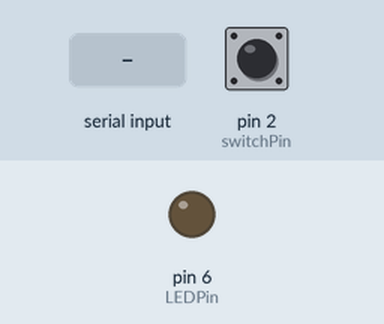
Simulated run of this sketch. Board: Arduino Uno, built with avr-gcc and run on an emulated ATmega328P. Shown: output pins drawn as LEDs (lit = HIGH). The inputs (shaded band) are chosen by the test bench; at power-on: pin 2 (switchPin) LOW. What the sketch prints to the serial monitor is not drawn.

Above: at 1.2 s.
1.3 s: byte 30 received over Serial
At 2.0 s:
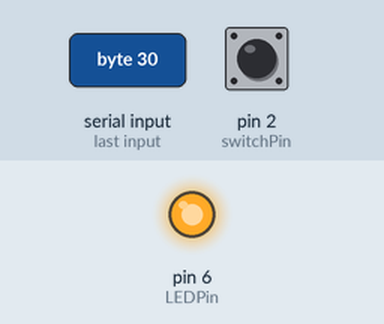
2.8 s: pin 2 (switchPin) pulled HIGH for 0.15 s
4.4 s: pin 2 (switchPin) pulled HIGH for 1 s
6.9 s: pin 2 (switchPin) pulsed HIGH 5 times (0.12 s each, 0.3 s apart)
Timing chart, 0 to 9.9 s (numbered marks = the images above; inputs shaded):
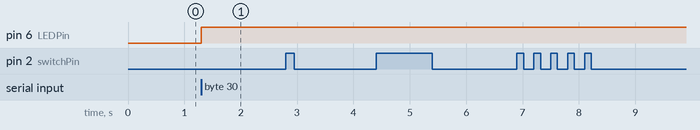

Measured:
- after the input at 1.3 s, pin 6 (LEDPin): LOW → HIGH at once
- after the input at 2.8 s, every drawn part: stays the same
- after the input at 4.4 s, every drawn part: stays the same
- after the input at 6.9 s, every drawn part: stays the same

The sketch:

project.ino
```cpp
/*
Setup:
  Initialize I/O pins
  Initialize Serial port

Loop:
  Check for button press change and send to server with Serial
  Check for incoming message and turn LED on/off accordingly
*/

int LEDPin = 6;
int incomingByte; // for incoming serial data
int switchPin = 2;
int switchState = LOW;
int previousSwitchState = LOW;

void setup() {
  pinMode(LEDPin, OUTPUT);
  pinMode(switchPin, INPUT);

  // Start with LED turned off
  digitalWrite(LEDPin, LOW);

  Serial.begin(9600);
}

void loop() {
  // Read button press
  switchState = digitalRead(switchPin);

  // Check previousSwitchState so we aren't constantly writing back and forth without a button change
  if (switchState != previousSwitchState) {
    Serial.write(switchState);
    previousSwitchState = switchState;
  }

  // Check if we have a message available
  if (Serial.available() > 0) {
    // read the incoming byte:
    incomingByte = Serial.read();
    digitalWrite(LEDPin, incomingByte);
  }
}
```
